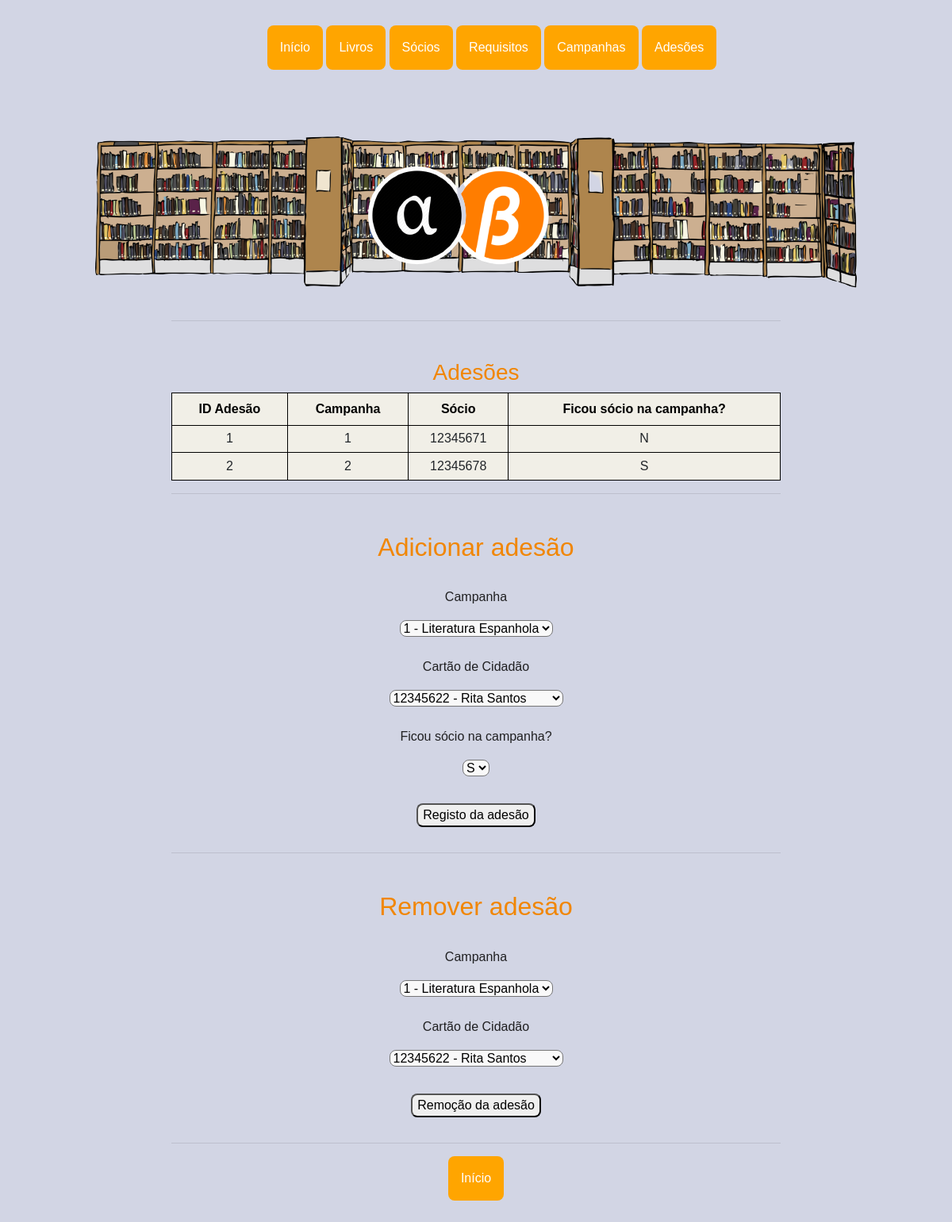
Page /socio_camp on the earlier database version.
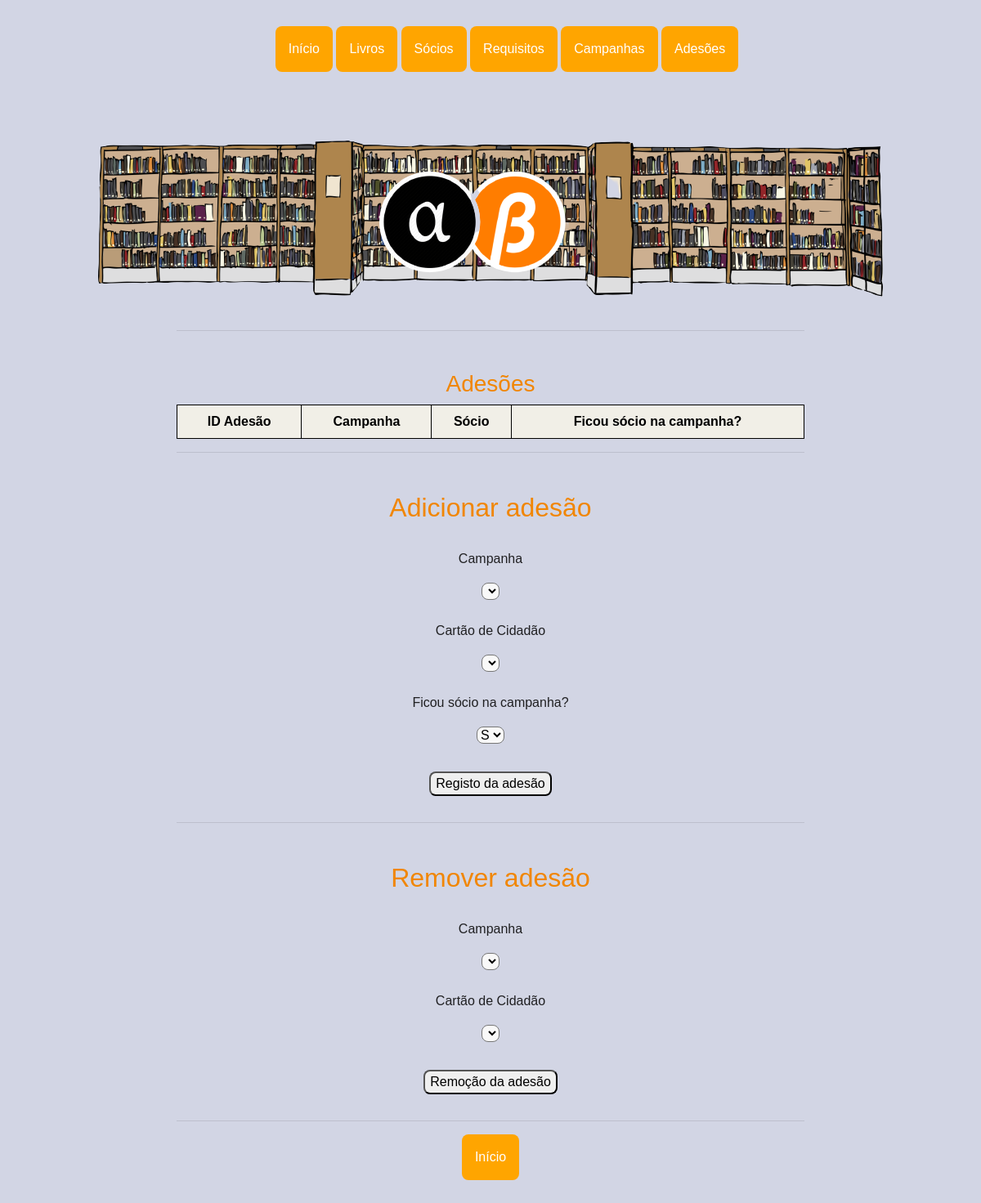
Same page on the later database version.
### app.py (models this page shows)
class Socio_Camp(db.Model):
    __tablename__ = 'socio_camp'
    id_sc = db.Column(db.Integer, primary_key=True)
    id_camp_sc = db.Column(db.Integer, db.ForeignKey('campanha.id_camp'))
    cc_sc = db.Column(db.Integer, db.ForeignKey('socio.cc'))
    novo = db.Column(db.String(1))

### app.py (the view)
@app.route('/socio_camp', methods=['GET'])
def socio_camp():
    campanhas = Campanha.query.all()
    socios = Socio.query.all()
    sc = Socio_Camp.query.all()
    return render_template('socio_camp.html', campanhas=campanhas, sc=sc, socios=socios)

### templates/socio_camp.html (shortened to what this page needs)
{% extends "base.html"%} {%block title %}Adesões Campanhas - Biblioteca{%endblock%} {%block pic %}<img class="bgpic"
    src="{{ url_for('static', filename = 'imgs/bb.png') }}" alt="logo" />{%endblock%} {%block content%}
<h3>Adesões</h3>
<table style="width: 100%" class="pure-table pure-table-horizontal">
    <tr>
        <th>ID Adesão</th>
        <th>Campanha</th>
        <th>Sócio</th>
        <th>Ficou sócio na campanha?</th>
    </tr>
    {% for sc in sc %}
    <tr>
        <td>{{sc.id_sc}}</td>
        <td>{{sc.id_camp_sc}}</td>
        <td>{{sc.cc_sc}}</td>
        <td>{{sc.novo}}</td>
        {% endfor %}
    </tr>
</table>
<hr />
<h2>Adicionar adesão</h2>
<form action="/socio_camp2" method="post">
    <p>Campanha</p>
    <select name="campa" id="campa">
        {% for camp in campanhas %}
        <option value="{{ camp.id_camp}}">
            {{camp.id_camp}} - {{camp.nome_camp}}
        </option>
        {% endfor %}
    </select>
    <p>Cartão de Cidadão</p>
    <select name="ccs" id="ccs">
        {% for socio in socios %}
        <option value="{{ socio.cc }}">{{socio.cc}} - {{socio.nome_soc}}</option>
        {% endfor %}
    </select>
    <p>Ficou sócio na campanha?</p>
    <select name="novo" id="novo">
        <option value="S">S</option>
    </select>
    <input type="submit" class="sub final" value="Registo da adesão" />
</form>
<hr />
<h2>Remover adesão</h2>
<form action="/del_adesao" method="post">
    <p>Campanha</p>
    <select name="campa" id="campa">
        {% for camp in campanhas %}
        <option value="{{ camp.id_camp}}">
            {{camp.id_camp}} - {{camp.nome_camp}}
        </option>
        {% endfor %}
    </select>
    <p>Cartão de Cidadão</p>
    <select name="ccs" id="ccs">
        {% for socio in socios %}
        <option value="{{ socio.cc }}">{{socio.cc}} - {{socio.nome_soc}}</option>
        {% endfor %}
    </select>
    <input type="submit" class="sub final" value="Remoção da adesão">
</form>
<hr />
<div class="dropdown">
    <li><a href="/"><button class="dropbtn botoes ">Início</button></a>
    </li>
</div>
{%endblock%}

Differences in the rows shown:
removed Socio_Camp: id_sc "1", id_camp_sc "1", cc_sc "12345671", novo "N"
removed Socio_Camp: id_sc "2", id_camp_sc "2", cc_sc "12345678", novo "S"
Other differences:
form field campa: "1 - Literatura Espanhola" → (not shown)
form field ccs: "12345622 - Rita Santos" → (not shown)
